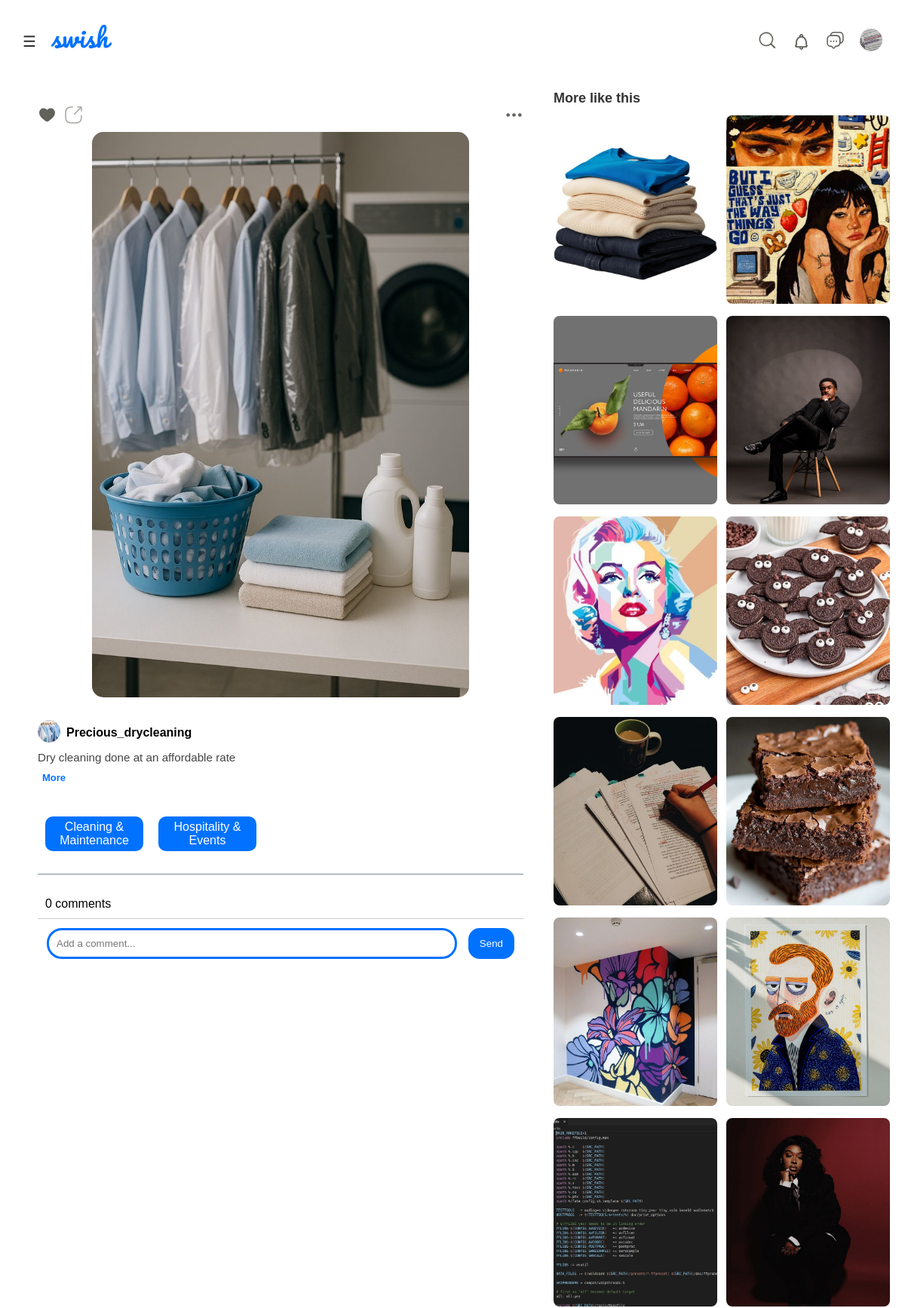
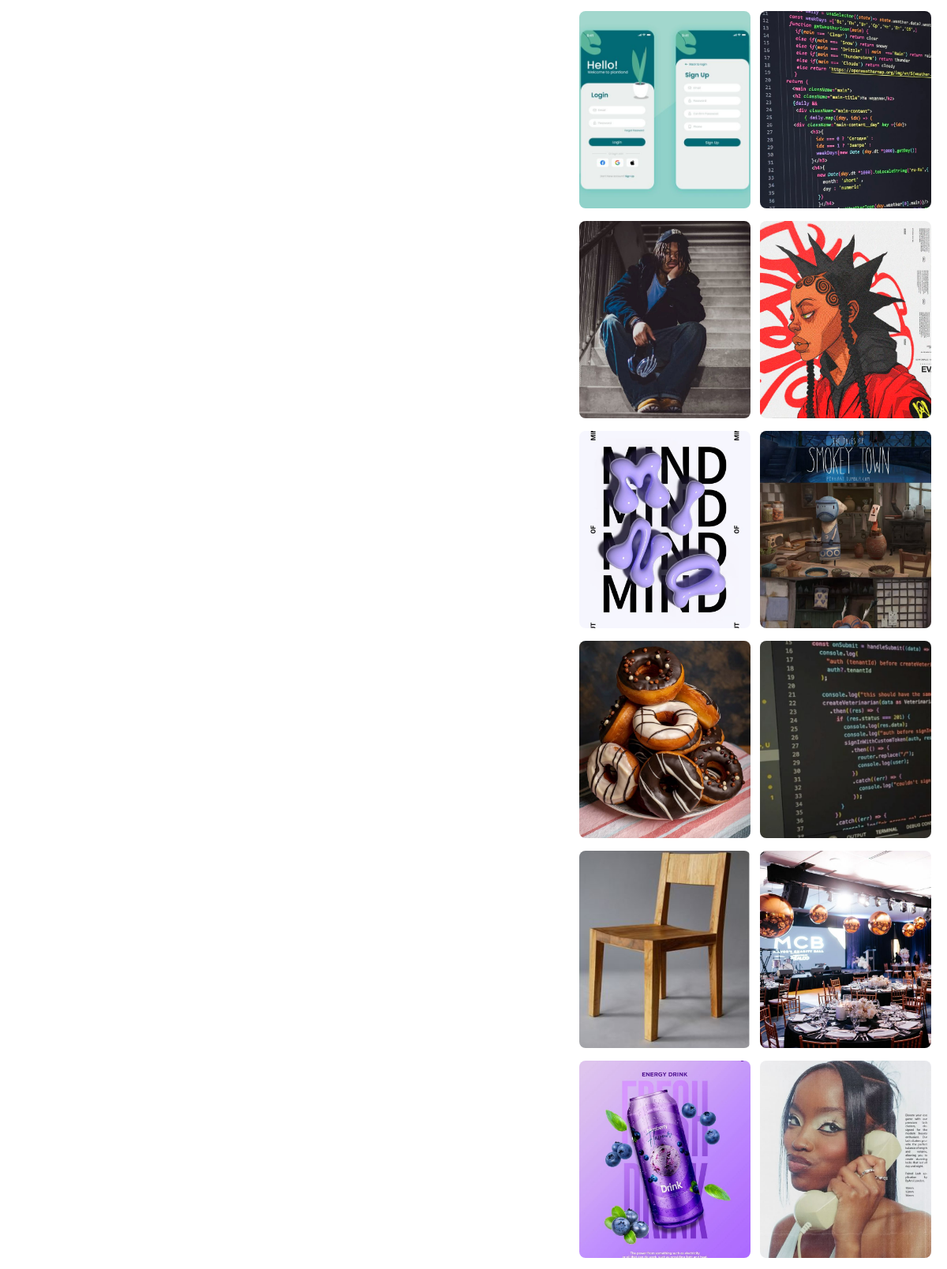
Page /post/100/ (signed in, upper part) on the committed database (2 pictures, top to bottom).
### swishapp/models.py (models this page shows, shortened)
class Profile(models.Model):
    user = models.OneToOneField(User, on_delete=models.CASCADE)
    bio = models.TextField(max_length=500, blank=True)
    profile_picture = models.ImageField(
        upload_to='profile_pics/',
        default='profile_pics/default.jpg'
    )
    phone = models.CharField(max_length=20, blank=True)
    twitter = models.URLField(blank=True)
    instagram = models.URLField(blank=True)

class Post(models.Model):
    user = models.ForeignKey(User, on_delete=models.CASCADE, related_name='posts')
    image = models.ImageField(upload_to='posts/')
    title = models.CharField(max_length=200)
    description = models.TextField(blank=True)
    categories = models.ManyToManyField(Category, related_name='posts')  # Multiple categories
    featured = models.BooleanField(default=False)
    liked_by = models.ManyToManyField(User, related_name='liked_posts', blank=True)
    created_at = models.DateTimeField(auto_now_add=True)
    class Meta:
        ordering = ['-created_at']

class Category(models.Model):
    name = models.CharField(max_length=50, unique=True)
    slug = models.SlugField(max_length=50, unique=True)
    image = models.ImageField(upload_to='categories/', blank=True, null=True)
    class Meta:
        verbose_name_plural = "Categories"
        ordering = ['name']

### swishapp/views.py (the view)
# urls.py: path('post/<int:post_id>/', views.post_detail, name='post_detail'),
@no_cache
@login_required(login_url='login')
def post_detail(request, post_id):
    post = get_object_or_404(Post, id=post_id)
    comments = post.comments.filter(parent__isnull=True).select_related('user').order_by('-created_at')
    suggested_posts = Post.objects.exclude(id=post_id).order_by('?')[:200]
    comments_count = post.comments.count()
    context = {
        'post': post,
        'comments': comments,
        'suggested_posts': suggested_posts,
        'comments_count': comments_count,
        'post_owner_id': post.user.id,
        'current_user_id': request.user.id if request.user.is_authenticated else None,
    }
    return render(request, 'post_detail.html', context)

### swishapp/context_processors.py (called while the page is built)
def unread_messages(request):
    if request.user.is_authenticated:
        unread_count = 0
        conversations = Conversation.objects.filter(participants=request.user)
        for conv in conversations:
            unread_count += conv.messages.filter(
                is_read=False
            ).exclude(sender=request.user).count()
        return {'unread_messages_count': unread_count}
    return {'unread_messages_count': 0}

def unread_notifications(request):
    if request.user.is_authenticated:
        notifications = Notification.objects.filter(
            recipient=request.user
        ).select_related('sender', 'sender__profile', 'post')[:20]  # Get 20 most recent
        unread_count = Notification.objects.filter(
            recipient=request.user,
            is_read=False
        ).count()
        return {
            'unread_notifications_count': unread_count,
            'notifications': notifications
        }
    return {
        'unread_notifications_count': 0,
        'notifications': []
    }

### swishapp/models.py (called while the page is built)
    def get_link(self):
        if self.notification_type == 'like' and self.post:
            return f"/post/{self.post.id}/"
        elif self.notification_type == 'comment' and self.post:
            return f"/post/{self.post.id}/"
        elif self.notification_type == 'reply' and self.post:
            return f"/post/{self.post.id}/"
        elif self.notification_type == 'follow':
            return f"/user/{self.sender.username}/"
        elif self.notification_type == 'message':
            return f"/messages/chat/{self.sender.username}/"
        elif self.notification_type == 'new_post' and self.post:
            return f"/post/{self.post.id}/"
        elif self.notification_type == 'new_job':
            return "/find_jobs/"
        return "#"

### templates/post_detail.html (shortened to what this page needs)
{% load static %}
<!DOCTYPE html>
<html lang="en">
<head>
    <link rel="stylesheet" href="/static/Css/post_detail.css">
</head>
<body class="dark-mode">
    <div class="entire-menu">
        <div class="menu-bar">
            <div class="left-side">
                <div class="hamburger" onclick="toggleMenu()">
                    &#9776;
                </div>
            </div>
            <div class="right-side">
                <div class="search-container">
                    <div class="search-icon" onclick="toggleSearch()">
                        <img src="/static/images/magnifying-glass-backup-svgrepo-com.svg" alt="search">
                    </div>
                    <ul id="searchHistory" class="hidden"></ul>
                </div>
                                <div class="notification-icon" onclick="toggleNotifications(this)">
                               <div class="icon">
                        <img src="/static/images/notifications-svgrepo-com.svg" alt="">
                    </div>
                </div>
               <div class="icon message-icon-wrapper">
                    <img id="messagesIcon"
                        src="/static/images/messages-1-svgrepo-com.svg"
                        alt="messages"
                        onclick="window.location.href='{% url 'messages_list' %}'">
                </div>
                <div class="pfp-icon">
                 <a href="{% url 'my_profile' %}">
                  <img src="{{ request.user.profile.profile_picture.url }}" alt="">
                 </a>
                </div>
            </div>
        </div>
    </div>
    <div class="post-detail-container">
            <div class="main-post">
                <div class="top-bar">
                    <div class="left-top-bar">
                        <div class="icon">
                            <img src="{% if user in post.liked_by.all %}/static/images/red-heart.svg{% else %}/static/images/heart-svgrepo-com.svg{% endif %}"
                                alt="heart"
                                class="heart-icon {% if user in post.liked_by.all %}liked{% endif %}"
                                data-post-id="{{ post.id }}">
                        </div>
                        <div class="icon share-icon" data-type="post" data-postid="1">
                            <img src="/static/images/export-2-svgrepo-com (1).svg" alt="Share Post">
                        </div>
                    </div>
                    <div class="right-top-bar">
                        <div class="icon three-dots" onclick="toggleContactDropdown(this)">
                            <img src="/static/images/three-dots-svgrepo-com.svg" alt="menu">
                        </div>
                    </div>
                </div>
                <div class="center-image">
                    <div class="main-image-div">
                        <img id="mainImage" src="{{ post.image.url }}" alt="Main Post">
                    </div>
                </div>
                <div class="post-user-info">
                    <a href="{% url 'user_profile' post.user.username %}" class="profile-link">
                        <div class="pfp-icon">
                          <img src="{{ post.user.profile.profile_picture.url }}" alt="{{ post.user.username }}">
                        </div>
                        <div class="poster-desc-info">
                            <div class="post-user-name">
                                <h4>{{ post.user.username }}</h4>
                            </div>
                        </div>
                    </a>
                    <div class="about-post">
                        <p id="post-description">{{ post.description }}</p>
                        <span class="read-more" id="readMoreBtn">More</span>
                    </div>
                </div>
                <div class="categories">
                   {% for category in post.categories.all %}
                    <div class="category">
                        <a href="{% url 'category_feed' category.slug %}">{{ category.name }}</a>
                    </div>
                   {% endfor %}
                </div>
                <div class="line"></div>
                    <div class="comment-section" id="comment-section-root"
                        data-post-owner-id="{{ post_owner_id }}"
                        data-current-user-id="{{ current_user_id }}">
                        <div class="comments-header">
                            <p class="comments-count" data-count="{{ comments_count }}">
                                {{ comments_count }} comments
                            </p>
                        </div>
                        {% if user.is_authenticated %}
                        <form id="comment-form" class="chat-input" method="post">
                            <input type="text" name="body" class="comment-message" placeholder="Add a comment..." autocomplete="off">
                            <button type="submit" class="send-btn">Send</button>
                        </form>
                        {% else %}
                        <p class="login-reminder">Please <a href="{% url 'login' %}">log in</a> to add a comment.</p>
                        {% endif %}
                    </div>
            </div>
            <div class="suggested-section">
                <h3 class="suggested-title">More like this</h3>
                <div class="suggested-grid">
                    {% for i in suggested_posts %}
                        <a href="{% url 'post_detail' i.id %}">
                            <img src="{{ i.image.url }}" alt="">
                        </a>
                    {% endfor %}
                </div>
            </div>
    </div>
</body>
</html>

### rows in the picture
Post: image (picture), user.profile.profile_picture (picture), user.username "Precious_drycleaning", description "Dry cleaning done at an affordable rate"
Category: name "Cleaning & Maintenance"
Category: name "Hospitality & Events"
Post: image (picture)
Post: image (picture)
Post: image (picture)
Post: image (picture)
Post: image (picture)
Post: image (picture)
Post: image (picture)
Post: image (picture)
Post: image (picture)
Post: image (picture)
Post: image (picture)
Post: image (picture)
Post: image (picture)
Post: image (picture)
Post: image (picture)
Post: image (picture)
Post: image (picture)
Post: image (picture)
Post: image (picture)
Post: image (picture)
Post: image (picture)
Post: image (picture)
Post: image (picture)
Post: image (picture)

### other values in the picture
{{ comments_count }} "0"
